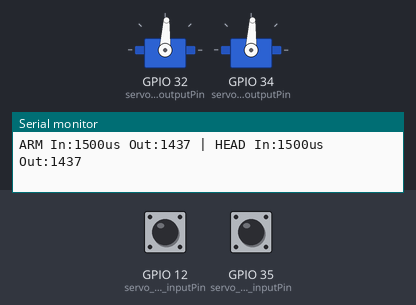
The sketch below on a simulated ESP32. Parts: 2 × servo, the last lines printed to the serial monitor. The test bench sets the inputs (shaded band); at power-on: GPIO 12 (servo_arm_inputPin) LOW, GPIO 35 (servo_head_inputPin) LOW. Servo pulses on a pin are drawn as a servo (544–2400 µs = 0–180°).

Above: at 1.2 s.
1.3 s: GPIO 12 (servo_arm_inputPin) pulsed HIGH 2 times (0.12 s each, 0.3 s apart)
At 2.6 s:
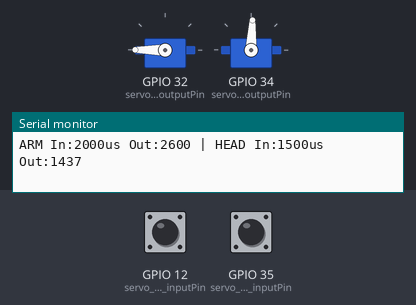
3.4 s: GPIO 35 (servo_head_inputPin) pulsed HIGH 2 times (0.12 s each, 0.3 s apart)
At 4.7 s:
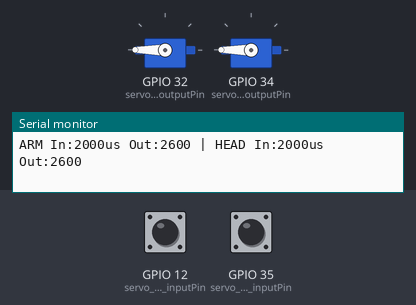
Timing chart, 0 to 6.4 s (numbered marks = the images above; inputs shaded):
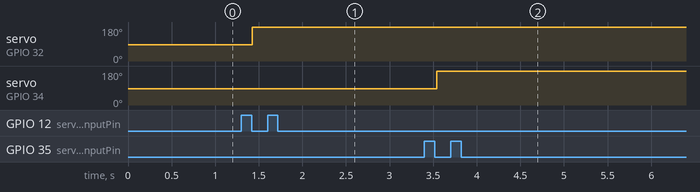

The sketch:

Herby_servo_arm_head.ino
```cpp
#include <Arduino.h>

const int servo_arm_inputPin  = 12;
const int servo_arm_outputPin = 32;

const int servo_head_inputPin  = 35;
const int servo_head_outputPin = 34;

// Input pulse measurement
volatile unsigned long servo_arm_riseTime = 0;
volatile unsigned long servo_arm_inputPulse = 1500;

volatile unsigned long servo_head_riseTime = 0;
volatile unsigned long servo_head_inputPulse = 1500;

// Mapping limits
const int inMin  = 1118;
const int inMax  = 2000;
const int outMin = 550;
const int outMax = 2600;

// PWM settings
const int pwmFreq = 50;
const int pwmResolution = 16;

const int servo_arm_pwmChannel = 0;
const int servo_head_pwmChannel = 1;


// ---------- INTERRUPTS ----------

void IRAM_ATTR servo_arm_isr() {
  if (digitalRead(servo_arm_inputPin) == HIGH) {
    servo_arm_riseTime = micros();
  } else {
    servo_arm_inputPulse = micros() - servo_arm_riseTime;
  }
}

void IRAM_ATTR servo_head_isr() {
  if (digitalRead(servo_head_inputPin) == HIGH) {
    servo_head_riseTime = micros();
  } else {
    servo_head_inputPulse = micros() - servo_head_riseTime;
  }
}


// ---------- SETUP ----------

void setup() {

  Serial.begin(115200);

  pinMode(servo_arm_inputPin, INPUT);
  pinMode(servo_head_inputPin, INPUT);

  attachInterrupt(digitalPinToInterrupt(servo_arm_inputPin), servo_arm_isr, CHANGE);
  attachInterrupt(digitalPinToInterrupt(servo_head_inputPin), servo_head_isr, CHANGE);

  // Servo ARM PWM
  ledcSetup(servo_arm_pwmChannel, pwmFreq, pwmResolution);
  ledcAttachPin(servo_arm_outputPin, servo_arm_pwmChannel);

  // Servo HEAD PWM
  ledcSetup(servo_head_pwmChannel, pwmFreq, pwmResolution);
  ledcAttachPin(servo_head_outputPin, servo_head_pwmChannel);
}


// ---------- LOOP ----------

void loop() {

  // Copy volatile safely
  unsigned long servo_arm_pulse;
  unsigned long servo_head_pulse;

  noInterrupts();
  servo_arm_pulse = servo_arm_inputPulse;
  servo_head_pulse = servo_head_inputPulse;
  interrupts();

  // Constrain inputs
  servo_arm_pulse  = constrain(servo_arm_pulse, inMin, inMax);
  servo_head_pulse = constrain(servo_head_pulse, inMin, inMax);

  // Map ranges
  long servo_arm_mapped  = map(servo_arm_pulse,  inMin, inMax, outMin, outMax);
  long servo_head_mapped = map(servo_head_pulse, inMin, inMax, outMin, outMax);

  // Convert microseconds to duty cycle
  uint32_t servo_arm_duty  = (servo_arm_mapped  * 65535) / 20000;
  uint32_t servo_head_duty = (servo_head_mapped * 65535) / 20000;

  ledcWrite(servo_arm_pwmChannel, servo_arm_duty);
  ledcWrite(servo_head_pwmChannel, servo_head_duty);

  Serial.print("ARM In:");
  Serial.print(servo_arm_pulse);
  Serial.print("us Out:");
  Serial.print(servo_arm_mapped);

  Serial.print(" | HEAD In:");
  Serial.print(servo_head_pulse);
  Serial.print("us Out:");
  Serial.println(servo_head_mapped);

  delay(20);
}
```

Measured:
- after the input at 1.3 s, servo on GPIO 32 (servo_arm_outputPin): 87° → 180° after 0.12 s
- after the input at 3.4 s, servo on GPIO 34 (servo_head_outputPin): 87° → 180° after 0.14 s
